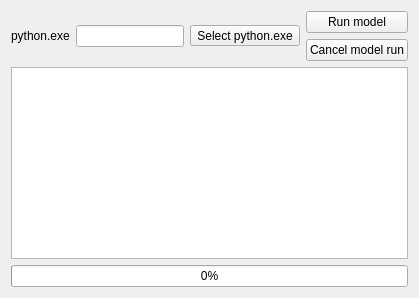
     <widget class="QWidget" name="runModelTab">
      <attribute name="title">
       <string>Run Model</string>
      </attribute>
      <layout class="QGridLayout" name="gridLayout_10">
       <item row="0" column="0">
        <layout class="QVBoxLayout" name="verticalLayout_31">
         <item>
          <layout class="QHBoxLayout" name="horizontalLayout_104">
           <item>
            <widget class="QLabel" name="pythonExeLabel">
             <property name="text">
              <string>python.exe</string>
             </property>
            </widget>
           </item>
           <item>
            <widget class="QLineEdit" name="pythonExeLineEdit">
             <property name="readOnly">
              <bool>true</bool>
             </property>
            </widget>
           </item>
           <item>
            <widget class="QToolButton" name="selectPythonExeButton">
             <property name="text">
              <string>Select python.exe</string>
             </property>
            </widget>
           </item>
          </layout>
         </item>
        </layout>
       </item>
       <item row="0" column="1">
        <layout class="QVBoxLayout" name="verticalLayout_32">
         <item>
          <widget class="QPushButton" name="runModelButton">
           <property name="text">
            <string>Run model</string>
           </property>
          </widget>
         </item>
         <item>
          <widget class="QPushButton" name="cancelModelRunButton">
           <property name="text">
            <string>Cancel model run</string>
           </property>
          </widget>
         </item>
        </layout>
       </item>
       <item row="1" column="0" colspan="2">
        <widget class="QTextEdit" name="modelRunLogTextEdit"/>
       </item>
       <item row="2" column="0" colspan="2">
        <widget class="QProgressBar" name="modelRunProgressBar">
         <property name="value">
          <number>0</number>
         </property>
        </widget>
       </item>
      </layout>
     </widget>
